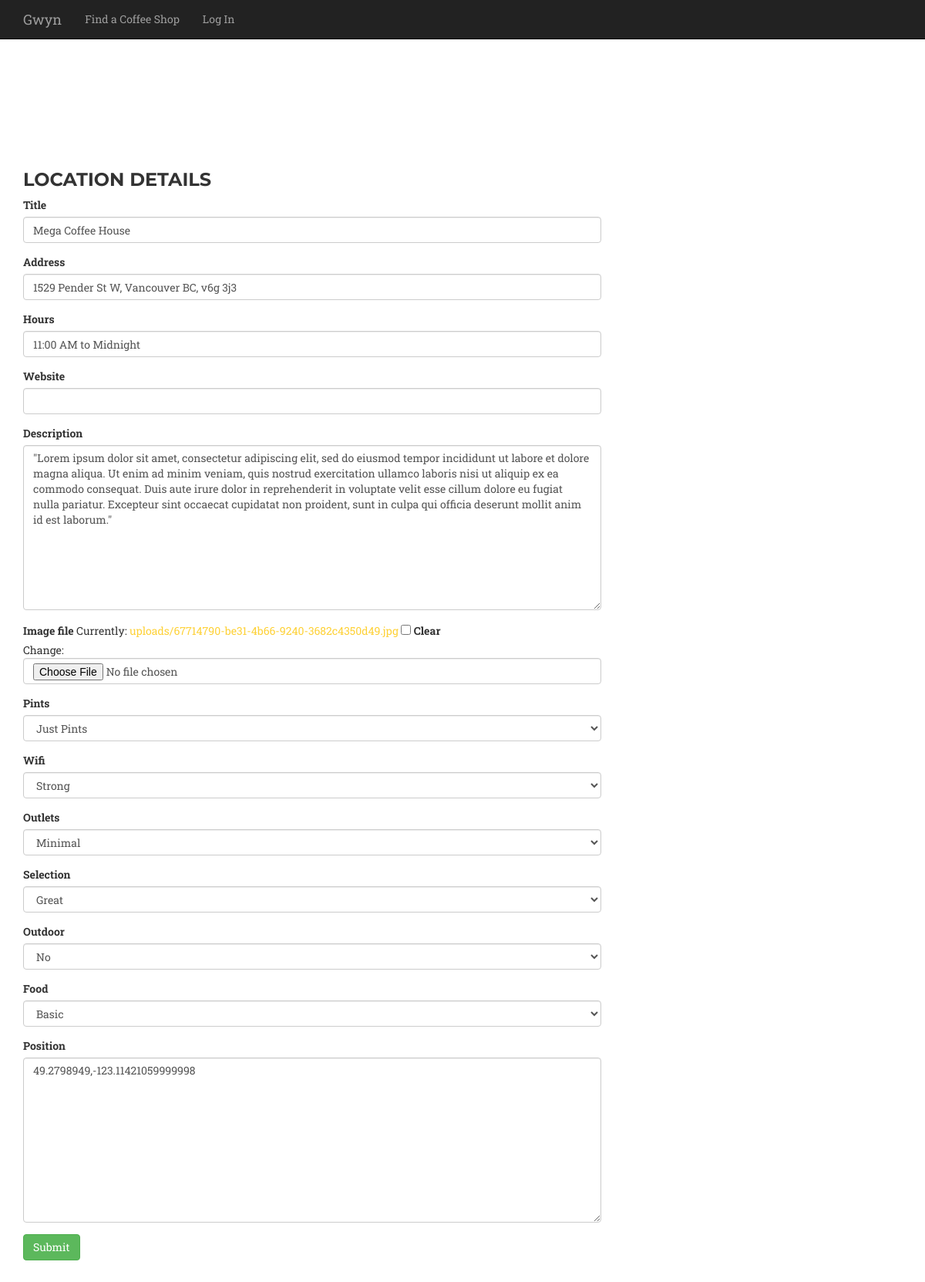
Screenshot of /location/1/update/ with the database file from the repository.
### core/models.py (models this page shows, shortened)
class Location(models.Model):
    title = models.CharField(max_length=300)
    description = models.CharField(null=True, blank=True,max_length=300)
    address = models.CharField(null=True, blank=True,max_length=300)
    hours = models.CharField(null=True, blank=True,max_length=300)
    website = models.CharField(null=True, blank=True,max_length=300)
    description = models.TextField(null=True, blank=True)
    created_at = models.DateTimeField(auto_now_add=True)
    image_file = models.ImageField(upload_to=upload_to_location, null=True, blank=True)
    pints = models.IntegerField(choices=PINT_CHOICES, null=True, blank=True)
    wifi = models.IntegerField(choices=WIFI_CHOICES, null=True, blank=True)
    outlets = models.IntegerField(choices=PLURAL_CHOICES, null=True, blank=True)
    selection = models.IntegerField(choices=COFFEE_CHOICES, null=True, blank=True)
    outdoor = models.IntegerField(choices=YESNO_CHOICES, null=True, blank=True)
    food = models.IntegerField(choices=COFFEE_CHOICES, null=True, blank=True)
    position = GeopositionField(null=True, blank=True)

### core/views.py (the view)
# urls.py: url(r'location/(?P<pk>\d+)/update/$', coreviews.LocationUpdateView.as_view(), name='location_update'),
class LocationUpdateView(UpdateView):
    model = coremodels.Location
    template_name = 'base/form.html'
    fields = "__all__"

### templates/base/form.html (shortened to what this page needs)
{% extends "base/theme.html" %}
{% load widget_tweaks %}
{% block main_content %}
 <section id="services">
 <div class="container">
	<div class="row">
 		{% if form %}
 		<div class="col-md-8">
 			<h3>Location Details</h3>
 			<form action="" method="post" enctype="multipart/form-data">{% csrf_token %}{{ form.media }}
 			{% for field in form %}
 				<div class="form-group warning">
 					<label for="exampleInputFile">{{ field.label }}</label>
 					{{ field|add_class:"form-control"}}
 				</div>
 			{% endfor %}
 			<input type="submit" class="btn btn-success" role="button" value="{{ verb|default:"Submit" }}" />
 			</form>
		</div>
		{% endif %}
	</div>
</div>
</section>
{% endblock %}

### templates/base/theme.html (shortened to what this page needs)
{% extends "base/index.html" %}
{% block navigation %}
 <li>
 <a class="page-scroll" href="/location">Find a Coffee Shop</a>
 </li>
 {% if user.is_authenticated %}
 <li>
 <a class="page-scroll" href="/location/create/">Add a Location</a>
 </li>
 {% else %}
 <li>
 <a class="page-scroll" href="/entrance/">Log In</a>
 </li>
 {% endif %}
{% endblock %}

### templates/base/index.html (shortened to what this page needs)
{% load staticfiles %}
<!DOCTYPE html>
<html lang="en">
<head>
    <link href="{% static "css/bootstrap.min.css" %}" rel="stylesheet">
     <link href="{% static "css/agency.css" %}" rel="stylesheet">
     <link href="{% static "css/style.css" %}" rel="stylesheet">
    <link href="font-awesome/css/font-awesome.min.css" rel="stylesheet" type="text/css">
</head>
 <body>
    <nav class="navbar navbar-inverse navbar-fixed-top">
      <div class="container">
        <div class="navbar-header">
          <a class="navbar-brand" href="#">Gwyn</a>
        </div>
        <div id="navbar" class="collapse navbar-collapse">
          <ul class="nav navbar-nav">
          {% block navigation %}
          {% endblock %}
          </ul>
        </div>
      </div>
    </nav>
        {% block main_content %}{% endblock %}
  </body>
</html>

### static/css/agency.css (style rules this page uses)
body { overflow-x: hidden; font-family: "Roboto Slab","Helvetica Neue",Helvetica,Arial,sans-serif; }
a, a:hover, a:focus, a:active, a.active { outline: 0; }
a { color: #fed136; }
h1, h2, h3, h4, h5, h6 { text-transform: uppercase; font-family: Montserrat,"Helvetica Neue",Helvetica,Arial,sans-serif; font-weight: 700; }
section { padding: 100px 0; }
@media (min-width:768px) { section { padding: 150px 0; } }
body { webkit-tap-highlight-color: #fed136; }

### static/css/style.css (style rules this page uses)
body { padding-top: 50px; }

### rows the page displays
Location: form "Mega Coffee House" "1529 Pender St W, Vancouver BC, v6g 3j3" "11:00 AM to Midnight" "\"Lorem ipsum dolor sit amet, consectetur adipiscing elit, sed do eiusmod tempor incididunt ut labore et dolore magna aliqua. Ut enim ad minim veniam, quis nostrud exercitation ullamco laboris nisi ut aliquip ex ea commodo consequat. Duis aute irure dolor in reprehenderit in voluptate velit esse cillum dolore eu fugiat nulla pariatur. Excepteur sint occaecat cupidatat non proident, sunt in culpa qui officia deserunt mollit anim id est laborum.\"" "Just Pints" "Strong" "Minimal" "Great" "No" "Basic" "49.2798949,-123.11421059999998"

### other values shown
{{ field.label }} "Title" "Address" "Hours" "Website" "Description" "Image file" "Pints" "Wifi" "Outlets" "Selection" "Outdoor" "Food" "Position"
